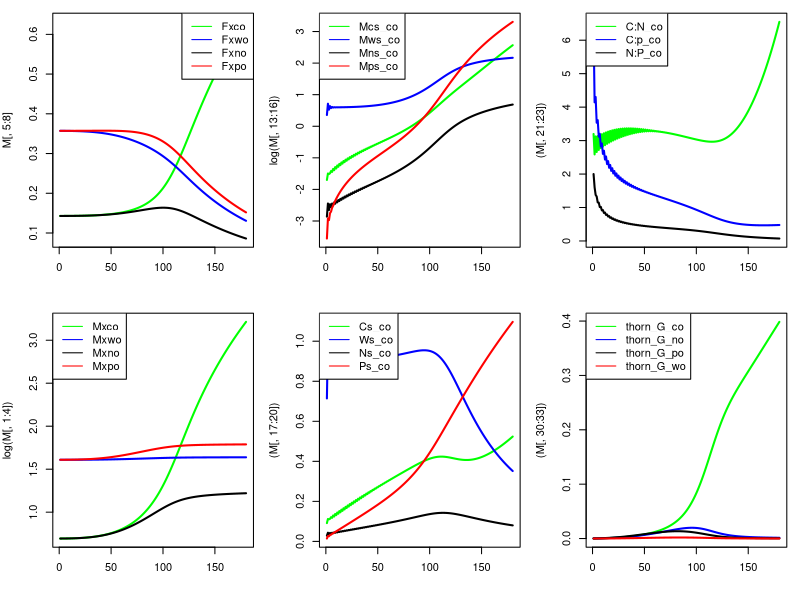

This figure's R source:
# R version of Thornley allcoation model (TAM) as in Thornley and Parsons 2014. J. Theor. Biol. 342: 1-14
# Rewritten to include elements of Thornley 1998 modelling shoot-root relations. The only way forward (https://doi.org/10.1006/anbo.1997.0529) 
# Author: Steven Higgins
# Author: Re-coded to add source sink dynamics and remove predefined allocation by Liam Langan 20.11.2017
# This version with carbon organ, nitrogen organ, phosphorus organ and water organ 
###############################################################################

# Because in TAM allocation coeffs act on Mx the total biomass, there is no need for a storage pool

## initial values for fractions of structural dry matter in shoot, root, mycor
# thorn_Fxsh_t0 = 0.2;
# thorn_Fxrt_t0 = 0.3;
# thorn_Fxmy_t0 = 0.5;
## initial values for mass of structural dry matter in rt, sh, my
size.factor<-0.1;

thorn_Mxco_t0 = 0.2/size.factor;
thorn_Mxno_t0 = 0.2/size.factor;
thorn_Mxpo_t0 = 0.5/size.factor; #Thornley uses has 0.5
thorn_Mxwo_t0 = 0.5/size.factor; #Thornley uses has 0.5

## intitial values for mass of substrates C,N,P for carbon organ
thorn_Mcs_co_t0 = 0.025/size.factor;
thorn_Mns_co_t0 = 0.01/size.factor;
thorn_Mps_co_t0 = 0.005/size.factor;
thorn_Mws_co_t0 = 0.25/size.factor;

## intitial values for mass of substrates C,N,P for nitrogen organ
thorn_Mcs_no_t0 = 0.025/size.factor;
thorn_Mns_no_t0 = 0.01/size.factor;
thorn_Mps_no_t0 = 0.005/size.factor;
thorn_Mws_no_t0 = 0.25/size.factor;

## intitial values for mass of substrates C,N,P for phosphorus organ
thorn_Mcs_po_t0 = 0.025/size.factor;
thorn_Mns_po_t0 = 0.01/size.factor;
thorn_Mps_po_t0 = 0.005/size.factor;
thorn_Mws_po_t0 = 0.25/size.factor;

## intitial values for mass of substrates C,N,P for water organ
thorn_Mcs_wo_t0 = 0.025/size.factor;
thorn_Mns_wo_t0 = 0.01/size.factor;
thorn_Mps_wo_t0 = 0.005/size.factor;
thorn_Mws_wo_t0 = 0.25/size.factor;

## upktake rates of C,N,P

#default to go back to
base =  0.0002*100; #aDGVM produces numbers around 0.00001 to 0.001 for C_net/plant_mass
thorn_Kc  = base*1.0;
thorn_Kw  = base*0.0015;
thorn_Kn  = base*0.25;
thorn_Kp  = base*0.1;

#fiddle with these ones
#genernally varying these K by factors of 10% to 200% is probably what we want to do to represent
#limitation/abundance of carbon, water, N, P.
#play with these to convince yourself that allocation responds as you would expect to variation in uptake parameters
#I think its possible to get the model to produce reasonable C:N and N:P ratios

#base =  0.0002*100; #TTR numbers around 0.00001 to 0.001
#thorn_Kc  = base*1.0; #TTR numbers around 0.00001 to 0.001
#thorn_Kw  = base*0.00015;
#thorn_Kn  = base*0.25;
#thorn_Kp  = base*0.1;

#product inhibittion, not used
#thorn_Jcs = 0.03;
#thorn_Jns = 0.01;
#thorn_Jps = 0.005;
#thorn_Jws = 0.003;


## Fractions of C, N, P in structural dry matter 
#first three are as in Thornley, Fwx is calibrated, higher values do not work
# so Fwx is artificial. Maybe we have to think of this as water used in metabolism?
thorn_Fcx = 0.4;
thorn_Fnx = 0.02;
thorn_Fpx = 0.005;
thorn_Fwx = 0.0001;


## other constants
thorn_q = 0.5;     #control parameter for allocation
#thorn_Kg = 200	; #structural growth rate constant; Thornley uses 200000
thorn_Kg = 1	; #structural growth rate constant; Thornley uses 200000

mycol=c("green","blue","black","red")

#---start model----

#set initial states
#for aDGVM this will have to go in the section that creates a new individual
## STATE VARIABLE initial values for mass of structural dry matter in rt, sh, my
thorn_Mxco = thorn_Mxco_t0;
thorn_Mxwo = thorn_Mxwo_t0;
thorn_Mxno = thorn_Mxno_t0;
thorn_Mxpo = thorn_Mxpo_t0;
## STATE VARIABLE initial values for mass of substrate C,N,P
thorn_Mcs_co = thorn_Mcs_co_t0;
thorn_Mns_co = thorn_Mns_co_t0;
thorn_Mps_co = thorn_Mps_co_t0;
thorn_Mws_co = thorn_Mws_co_t0;

thorn_Mcs_no = thorn_Mcs_no_t0;
thorn_Mns_no = thorn_Mns_no_t0;
thorn_Mps_no = thorn_Mps_no_t0;
thorn_Mws_no = thorn_Mws_no_t0;

thorn_Mcs_po = thorn_Mcs_po_t0;
thorn_Mns_po = thorn_Mns_po_t0;
thorn_Mps_po = thorn_Mps_po_t0;
thorn_Mws_po = thorn_Mws_po_t0;

thorn_Mcs_wo = thorn_Mcs_po_t0;
thorn_Mns_wo = thorn_Mns_po_t0;
thorn_Mps_wo = thorn_Mps_po_t0;
thorn_Mws_wo = thorn_Mws_po_t0;

## AUX VARIABLE initial values for concentrations of substrates C,N,P
thorn_Mx_t0 = thorn_Mxco + thorn_Mxno + thorn_Mxpo + thorn_Mxwo;

thorn_Cs_co = thorn_Mcs_co_t0/thorn_Mxco;
thorn_Ns_co = thorn_Mns_co_t0/thorn_Mxco;
thorn_Ps_co = thorn_Mps_co_t0/thorn_Mxco;
thorn_Ws_co = thorn_Mws_co_t0/thorn_Mxco;

thorn_Cs_no = thorn_Mcs_no_t0/thorn_Mxno;
thorn_Ns_no = thorn_Mns_no_t0/thorn_Mxno;
thorn_Ps_no = thorn_Mps_no_t0/thorn_Mxno;
thorn_Ws_no = thorn_Mws_no_t0/thorn_Mxno;

thorn_Cs_po = thorn_Mcs_po_t0/thorn_Mxpo;
thorn_Ns_po = thorn_Mns_po_t0/thorn_Mxpo;
thorn_Ps_po = thorn_Mps_po_t0/thorn_Mxpo;
thorn_Ws_po = thorn_Mws_po_t0/thorn_Mxpo;

thorn_Cs_wo = thorn_Mcs_wo_t0/thorn_Mxwo;
thorn_Ns_wo = thorn_Mns_wo_t0/thorn_Mxwo;
thorn_Ps_wo = thorn_Mps_wo_t0/thorn_Mxwo;
thorn_Ws_wo = thorn_Mws_wo_t0/thorn_Mxwo;

## AUX VARIABLE initial values for fractions of structural dry matter in shoot, root, mycor
thorn_Fxco = thorn_Mxco_t0/thorn_Mx_t0;
thorn_Fxwo = thorn_Mxwo_t0/thorn_Mx_t0;
thorn_Fxno = thorn_Mxno_t0/thorn_Mx_t0;
thorn_Fxpo = thorn_Mxpo_t0/thorn_Mx_t0;


#R only make a matrix to store the variables for plotting
#n.steps<-360*10
n.steps<-180
M<-matrix(0,nrow=n.steps,ncol=33)


## the for loop
for(i in 1:n.steps) {
  
  thorn_Mx = thorn_Mxco + thorn_Mxwo + thorn_Mxno + thorn_Mxpo ; #3
  
  ##---------------------------------------------------------------------------------------------
  ## adding substrate transport between pools following Thornley (1998). Substrates will be transported
  ## between plants compartments based on concentration differences and resistances. 
  ## This avoids the issue of reduced allocation as this model does not allocate growth, growth of each compartment is 
  ## indipenaent of the others but it allows every compartment to be both a source and a sink. Should an individual be top-killed
  ## i.e. loss of the carbon organ and substrates contained within, C, N, P and W will be transported from all other organs until 
  ## there is no concentration difference. This increases carbon organ growth and decreases growth in all other compartments. 
  
  # these are specific transport resistances for substrates
  # I'm assuming they are equal for all substrates and transport directions. 
  p_co = p_no = p_po = p_wo =1; # eq.4 Thornley 1998 
  
  q = 1 # eq.4 scaling parameter "which, presumably, is a function of plant architecture" (Thornley 1998)
  
  # Transport resistance of each compartment 
  res_co = p_co / (thorn_Mxco)^q; # eq.4 Thornley 1998 
  res_no = p_no / (thorn_Mxno)^q; # eq.4 Thornley 1998 
  res_po = p_po / (thorn_Mxpo)^q; # eq.4 Thornley 1998 
  res_wo = p_wo / (thorn_Mxwo)^q; # eq.4 Thornley 1998 
  
  # Transport of substrates between compartments. Here I extend Thornley uni-directional model to 
  # make it bi-directional. 
  # NOTE: this is not complete - I need to include transport between other compartments i.e. Po to Wo, Po to No, Wo to No for C,N,P & W.
  
  # carbon transport
  Tc_co_to_no = thorn_Cs_co - thorn_Cs_no / (res_co + res_no) # transport of carbon substrate from the carbon organ to the nitrogen organ
  Tc_co_to_po = thorn_Cs_co - thorn_Cs_po / (res_co + res_po) # transport of carbon substrate from the carbon organ to the phosphorus organ
  Tc_co_to_wo = thorn_Cs_co - thorn_Cs_wo / (res_co + res_wo) # transport of carbon substrate from the carbon organ to the water organ
  
  Tc_no_to_po = thorn_Cs_no - thorn_Cs_po / (res_no + res_po) # transport of carbon substrate from the nitrogen organ to the phosphorus organ
  Tc_no_to_wo = thorn_Cs_no - thorn_Cs_wo / (res_no + res_wo) # transport of carbon substrate from the nitrogen organ to the water organ
  Tc_po_to_wo = thorn_Cs_po - thorn_Cs_wo / (res_po + res_wo) # transport of carbon substrate from the phosphorus organ to the water organ
  # nitrogen transport
  Tn_co_to_no = thorn_Ns_co - thorn_Ns_no / (res_co + res_no) # transport of nitrogen substrate from the carbon organ to the nitrogen organ
  Tn_co_to_po = thorn_Ns_co - thorn_Ns_po / (res_co + res_po) # transport of nitrogen substrate from the carbon organ to the phosphorus organ
  Tn_co_to_wo = thorn_Ns_co - thorn_Ns_wo / (res_co + res_wo) # transport of nitrogen substrate from the carbon organ to the water organ
  
  Tn_no_to_po = thorn_Ns_no - thorn_Ns_po / (res_no + res_po) # transport of nitrogen substrate from the nitrogen organ to the phosphorus organ
  Tn_no_to_wo = thorn_Ns_no - thorn_Ns_wo / (res_no + res_wo) # transport of nitrogen substrate from the nitrogen organ to the water organ
  Tn_po_to_wo = thorn_Ns_po - thorn_Ns_wo / (res_po + res_wo) # transport of nitrogen substrate from the phosphorus organ to the water organ
  # phosphorus transport
  Tp_co_to_no = thorn_Ps_co - thorn_Ps_no / (res_co + res_no) # transport of phosphorus substrate from the carbon organ to the nitrogen organ
  Tp_co_to_po = thorn_Ps_co - thorn_Ps_po / (res_co + res_po) # transport of phosphorus substrate from the carbon organ to the phosphorus organ
  Tp_co_to_wo = thorn_Ps_co - thorn_Ps_wo / (res_co + res_wo) # transport of phosphorus substrate from the carbon organ to the water organ
  
  Tp_no_to_po = thorn_Ps_no - thorn_Ps_po / (res_no + res_po) # transport of phosphorus substrate from the nitrogen organ to the phosphorus organ
  Tp_no_to_wo = thorn_Ps_no - thorn_Ps_wo / (res_no + res_wo) # transport of phosphorus substrate from the nitrogen organ to the water organ
  Tp_po_to_wo = thorn_Ps_po - thorn_Ps_wo / (res_po + res_wo) # transport of phosphorus substrate from the phosphorus organ to the water organ
  # water transport
  Tw_co_to_no = thorn_Ws_co - thorn_Ws_no / (res_co + res_no) # transport of water substrate from the carbon organ to the nitrogen organ
  Tw_co_to_po = thorn_Ws_co - thorn_Ws_po / (res_co + res_po) # transport of water substrate from the carbon organ to the phosphorus organ
  Tw_co_to_wo = thorn_Ws_co - thorn_Ws_wo / (res_co + res_wo) # transport of water substrate from the carbon organ to the water organ
  
  Tw_no_to_po = thorn_Ws_no - thorn_Ws_po / (res_no + res_po) # transport of water substrate from the carbon organ to the nitrogen organ
  Tw_no_to_wo = thorn_Ws_no - thorn_Ws_wo / (res_no + res_wo) # transport of water substrate from the carbon organ to the phosphorus organ
  Tw_po_to_wo = thorn_Ws_po - thorn_Ws_wo / (res_po + res_wo) # transport of water substrate from the carbon organ to the water organ
  ##---------------------------------------------------------------------------------------------
  # print(round(c(thorn_lambda_sh,thorn_lambda_rt,thorn_lambda_my,thorn_lambda_rw),2))
  # print(sum(c(thorn_lambda_sh,thorn_lambda_rt,thorn_lambda_my,thorn_lambda_rw)))
  ## do I need to redefine this for each compartment? yes yes I do... no no I dont
  thorn_Uc = thorn_Kc * thorn_Mxco;
  thorn_Un = thorn_Kn * thorn_Mxno;
  thorn_Up = thorn_Kp * thorn_Mxpo;
  thorn_Uw = thorn_Kw * thorn_Mxwo;
  
  ## make sure thorn_G is the right size. you can get this right through thorn_Kg which is a pure calibration parameter, 
  ## but also by making sure the substrate cocentrations are reasonable
  thorn_G_co = thorn_Kg*thorn_Mxco*thorn_Cs_co*thorn_Ns_co*thorn_Ps_co*thorn_Ws_co ; # see 13 and 12
  thorn_G_no = thorn_Kg*thorn_Mxno*thorn_Cs_no*thorn_Ns_no*thorn_Ps_no*thorn_Ws_no ; # see 13 and 12
  thorn_G_po = thorn_Kg*thorn_Mxpo*thorn_Cs_po*thorn_Ns_po*thorn_Ps_po*thorn_Ws_po ; # see 13 and 12
  thorn_G_wo = thorn_Kg*thorn_Mxwo*thorn_Cs_wo*thorn_Ns_wo*thorn_Ps_wo*thorn_Ws_wo ; # see 13 and 12
  
  thorn_Mcs_co = max(0.0001, thorn_Mcs_co + thorn_Uc - thorn_Fcx * thorn_G_co - Tc_co_to_no - Tc_co_to_po - Tc_co_to_wo);
  thorn_Mns_co = max(0.0001, thorn_Mns_co - thorn_Fnx * thorn_G_co - Tn_co_to_no - Tn_co_to_po - Tn_co_to_wo);
  thorn_Mps_co = max(0.0001, thorn_Mps_co - thorn_Fpx * thorn_G_co - Tp_co_to_no - Tp_co_to_po - Tp_co_to_wo);
  thorn_Mws_co = max(0.0001, thorn_Mws_co - thorn_Fwx * thorn_G_co - Tw_co_to_no - Tw_co_to_po - Tw_co_to_wo);
  
  thorn_Mcs_no = max(0.0001, thorn_Mcs_no - thorn_Fcx * thorn_G_no - Tc_no_to_po - Tc_no_to_wo + Tc_co_to_no);
  thorn_Mns_no = max(0.0001, thorn_Mns_no + thorn_Un - thorn_Fnx * thorn_G_no + Tn_co_to_no - Tn_no_to_po - Tn_no_to_wo);
  thorn_Mps_no = max(0.0001, thorn_Mps_no - thorn_Fpx * thorn_G_no - Tp_no_to_po - Tp_no_to_wo + Tp_co_to_no);
  thorn_Mws_no = max(0.0001, thorn_Mws_no - thorn_Fwx * thorn_G_no - Tw_no_to_po - Tw_no_to_wo + Tw_co_to_no);
  
  thorn_Mcs_po = max(0.0001, thorn_Mcs_po - thorn_Fcx * thorn_G_po - Tc_po_to_wo + Tc_no_to_po + Tc_co_to_po);
  thorn_Mns_po = max(0.0001, thorn_Mns_po - thorn_Fnx * thorn_G_po - Tn_po_to_wo + Tn_no_to_po + Tn_co_to_po);
  thorn_Mps_po = max(0.0001, thorn_Mps_po + thorn_Up - thorn_Fnx * thorn_G_po - Tn_po_to_wo + Tn_no_to_po + Tn_co_to_po);
  thorn_Mws_po = max(0.0001, thorn_Mws_po - thorn_Fwx * thorn_G_po - Tw_po_to_wo + Tw_no_to_po + Tw_co_to_po);
  
  thorn_Mcs_wo = max(0.0001, thorn_Mcs_wo - thorn_Fcx * thorn_G_wo + Tc_co_to_wo + Tc_no_to_wo + Tc_po_to_wo);
  thorn_Mns_wo = max(0.0001, thorn_Mns_wo - thorn_Fnx * thorn_G_wo + Tn_co_to_wo + Tn_no_to_wo + Tn_po_to_wo);
  thorn_Mps_wo = max(0.0001, thorn_Mps_wo - thorn_Fpx * thorn_G_wo + Tp_co_to_wo + Tp_no_to_wo + Tp_po_to_wo);
  thorn_Mws_wo = max(0.0001, thorn_Mws_wo + thorn_Uw - thorn_Fwx * thorn_G_wo + Tw_co_to_wo + Tw_no_to_wo + Tw_po_to_wo);
  
  # thorn_Mcs = max(0, thorn_Mcs + thorn_Uc - thorn_Fcx * thorn_G); # 12
  # thorn_Mns = max(0, thorn_Mns + thorn_Un - thorn_Fnx * thorn_G); # 12
  # thorn_Mps = max(0, thorn_Mps + thorn_Up - thorn_Fpx * thorn_G); # 12
  # thorn_Mws = max(0, thorn_Mws + thorn_Uw - thorn_Fwx * thorn_G); # 12
  
  thorn_Mxco = max(0.0001, thorn_Mxco + thorn_G_co) ;# 13
  thorn_Mxno = max(0.0001, thorn_Mxno + thorn_G_no) ;# 13
  thorn_Mxpo = max(0.0001, thorn_Mxpo + thorn_G_po) ;# 13
  thorn_Mxwo = max(0.0001, thorn_Mxwo + thorn_G_wo) ;# 13
  
  thorn_Mx = thorn_Mxco + thorn_Mxwo + thorn_Mxno + thorn_Mxpo ; #3
  
  # thorn_Uc = (thorn_Kc * thorn_Mxco) / (1 + thorn_Cs/thorn_Jcs)
  # thorn_Uw = (thorn_Kw * thorn_Mxwo) / (1 + thorn_Ws/thorn_Jws)
  # thorn_Un = (thorn_Kn * thorn_Mxno) / (1 + thorn_Ns/thorn_Jns)
  # thorn_Up = (thorn_Kp * thorn_Mxpo) / (1 + thorn_Ps/thorn_Jps)
  
  #use this code to simulate a loss in shoots e.g in fire
  # if(i == 1000)
  # {
  # 	thorn_Mxco = thorn_Mxco*0.5;
  # 	thorn_Mcs = thorn_Mcs*0.5;
  # 	thorn_Mns = thorn_Mns*0.5;
  #  thorn_Mps = thorn_Mps*0.5;
  # 	thorn_Mws = thorn_Mws*0.5;
  # }
  
  thorn_Cs_co = thorn_Mcs_co/thorn_Mxco; #2
  thorn_Ns_co = thorn_Mns_co/thorn_Mxco; #2
  thorn_Ps_co = thorn_Mps_co/thorn_Mxco; #2
  thorn_Ws_co = thorn_Mws_co/thorn_Mxco; #2
  
  thorn_Cs_no = thorn_Mcs_no/thorn_Mxno; #2
  thorn_Ns_no = thorn_Mns_no/thorn_Mxno; #2
  thorn_Ps_no = thorn_Mps_no/thorn_Mxno; #2
  thorn_Ws_no = thorn_Mws_no/thorn_Mxno; #2
  
  thorn_Cs_po = thorn_Mcs_po/thorn_Mxpo; #2
  thorn_Ns_po = thorn_Mns_po/thorn_Mxpo; #2
  thorn_Ps_po = thorn_Mps_po/thorn_Mxpo; #2
  thorn_Ws_po = thorn_Mws_po/thorn_Mxpo; #2
  
  thorn_Cs_wo = thorn_Mcs_wo/thorn_Mxwo; #2
  thorn_Ns_wo = thorn_Mns_wo/thorn_Mxwo; #2
  thorn_Ps_wo = thorn_Mps_wo/thorn_Mxwo; #2
  thorn_Ws_wo = thorn_Mws_wo/thorn_Mxwo; #2
  
  thorn_Fxco = thorn_Mxco/thorn_Mx; #4
  thorn_Fxwo = thorn_Mxwo/thorn_Mx; #4
  thorn_Fxno = thorn_Mxno/thorn_Mx; #4
  thorn_Fxpo = thorn_Mxpo/thorn_Mx; #4
  
  M[i,1]<-thorn_Mxco
  M[i,2]<-thorn_Mxwo
  M[i,3]<-thorn_Mxno
  M[i,4]<-thorn_Mxpo
  
  M[i,5]<-thorn_Fxco
  M[i,6]<-thorn_Fxwo
  M[i,7]<-thorn_Fxno
  M[i,8]<-thorn_Fxpo
  
  M[i,9]<-1
  M[i,10]<-1
  M[i,11]<-1
  M[i,12]<-1
  
  M[i,13]<-thorn_Mcs_co
  M[i,14]<-thorn_Mws_co
  M[i,15]<-thorn_Mns_co
  M[i,16]<-thorn_Mps_co
  
  M[i,17]<-thorn_Cs_co
  M[i,18]<-thorn_Ws_co
  M[i,19]<-thorn_Ns_co
  M[i,20]<-thorn_Ps_co
  
  M[i,21]<-thorn_Cs_co/thorn_Ns_co
  M[i,22]<-thorn_Cs_co/thorn_Ps_co
  M[i,23]<-thorn_Ns_co/thorn_Ps_co
  
  M[i,24]<-Tc_co_to_no
  M[i,25]<-Tc_co_to_po
  M[i,26]<-Tc_co_to_wo
  M[i,27]<-Tc_no_to_po
  M[i,28]<-Tc_no_to_wo
  M[i,29]<-Tc_po_to_wo
  
  M[i,30]<-thorn_G_co
  M[i,31]<-thorn_G_no
  M[i,32]<-thorn_G_po
  M[i,33]<-thorn_G_wo
  
}
colnames(M)<-c(
  "Mxco"
  ,"Mxwo"
  ,"Mxno"
  ,"Mxpo"
  ,"Fxco"
  ,"Fxwo"
  ,"Fxno"
  ,"Fxpo"
  ,"Lambda.co"
  ,"Lambda.wo"
  ,"Lambda.no"
  ,"Lambda.po"
  ,"Mcs_co"
  ,"Mws_co"
  ,"Mns_co"
  ,"Mps_co"
  ,"Cs_co"
  ,"Ws_co"
  ,"Ns_co"
  ,"Ps_co"
  ,"C:N_co"
  ,"C:p_co"
  ,"N:P_co"
  ,"Tc_co_to_no"
  ,"Tc_co_to_po"
  ,"Tc_co_to_wo"
  ,"Tc_no_to_po"
  ,"Tc_no_to_wo"
  ,"Tc_po_to_wo"
  ,"thorn_G_co"
  ,"thorn_G_no"
  ,"thorn_G_po"
  ,"thorn_G_wo")



#matplot(M[,5:10],type="l",lty=c(rep(1,3),rep(2,3)),col=1:3,lwd=2)
#legend("topleft",col=1:3,lty=c(rep(1,3),rep(2,3)),legend=colnames(M)[5:10])
graphics.off()
pdf( file="TAM_removing_CO_source_sink.pdf", height=6, width=8 )
par( mar=c(4,4,1,1) )
#dev.new(width=15,height=7)
par(mfcol=c(2,3))
matplot(M[,5:8],type="l",lty=c(rep(1,4)),col=mycol,lwd=2,add=F)
#matplot(M[,9:12],type="l",lty=c(rep(2,4)),col=mycol,lwd=2,add=T)
#legend("topleft",col=1:3,lty=c(rep(1,3)),legend=colnames(M)[5:7])
legend("topright",col=mycol[c(1:4,1:4)],lty=c(rep(1,4),rep(2,4)),legend=colnames(M)[5:8],cex=1.0)

matplot(log(M[,1:4]),type="l",lty=c(rep(1,4)),col=mycol,lwd=2)
legend("topleft",col=mycol[c(1:4)],lty=c(rep(1,4)),legend=colnames(M)[c(1:4)],cex=1.0)

matplot(log(M[,13:16]),type="l",lty=c(rep(1,4)),col=mycol,lwd=2,add=F)
legend("topleft",col=mycol[c(1:4)],lty=c(rep(1,4)),legend=colnames(M)[c(13:16)],cex=1.0)

matplot((M[,17:20]),type="l",lty=c(rep(1,4)),col=mycol,lwd=2,add=F)
legend("topleft",col=mycol,lty=c(rep(1,4)),legend=colnames(M)[c(17:20)],cex=1.0)

matplot((M[,21:23]),type="l",lty=c(rep(1,3)),col=mycol[1:3],lwd=2,add=F)
legend("topleft",col=mycol[1:3],lty=c(rep(1,3)),legend=colnames(M)[c(21:23)],cex=1.0)

matplot((M[,30:33]),type="l",lty=c(rep(1,4)),col=mycol[1:4],lwd=2,add=F)
legend("topleft",col=mycol[1:4],lty=c(rep(1,4)),legend=colnames(M)[c(30:33)],cex=1.0)

graphics.off()



print(tail(M))

# 
# evapotr_ = 0 #53629576106646967e-06
# stom_cond_tmp = -1.0656466997716052e-12
# boul_cond_tmp = 0.010730861431038661
# hum = 0.6
# eS = 3.6
# crown_area_0_ = 0.2
# lai_ = 0.01
# 
# leaf_helper =  log( (evapotr_/(crown_area_0_*lai_) *(1./(stom_cond_tmp*1000.)+1./(boul_cond_tmp*1000.) ) + hum*eS)/0.6108 );
# leaf_temp_ = 237.3*leaf_helper/(17.27-leaf_helper);
# 
# print(c(leaf_helper,leaf_temp_))


# OK I think I have it sorted now - at least in the R code I now have TAM working with a third substrate pool = water. Now roots take up water, C and P. The model behaves qualitatively as before. Now however one has to be a bit more careful about parameters - there is simply a smaller area of parameter space where the model "works". This is something that will come to bite us when we move to having uptake rates of N and P being a fxn of soil N and P.
# 
# In the R code I now have a thorn_Kw parameter which is essentially the uptake rate of water by root biomass. We (you) need to figure out how to multiply this by some water availability variable. If you can supply me with a a variable on a zero to one scale that you like (it should be something that inspires plants to allocate more to roots). Also remember that we already have water limiting As. So what we really want here is an indicator of a "need" to allocate to roots. Note that in TAM if water limits As, it limits carbon uptake which should inspire more shoots. So we might want to make the TAM's As not water limited. Water limitation will naturally come into play though since the water concentration in TAM will limit the growth parameter.
#  
# Anyhow sorry about the dense text. What I need for now is the "water availability factor"
